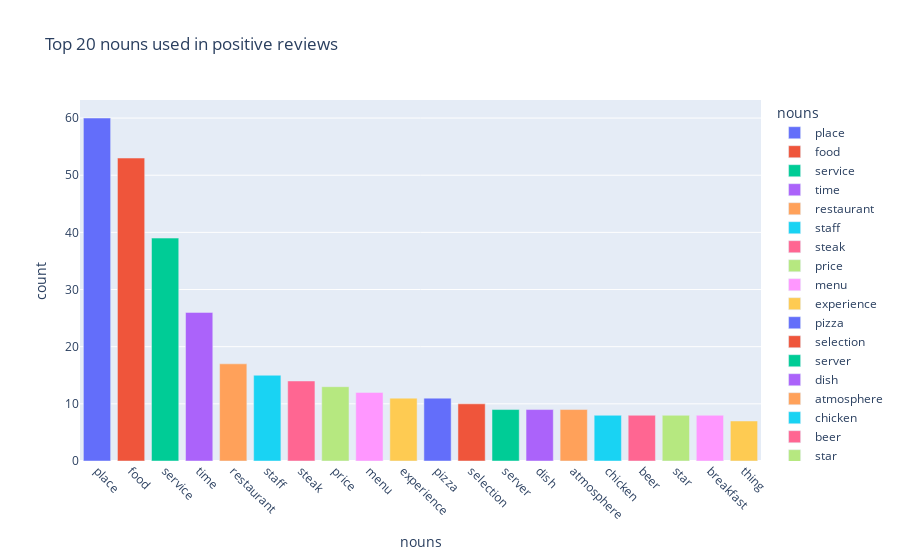

Here is the notebook cell this chart was saved with:
### Markdown cell above
### Plotting most frequent nouns

### Code cell
from plotly.subplots import make_subplots
import plotly.graph_objects as go

fig=px.bar(positive_df, x = 'nouns', y = 'count', color = 'nouns', 
             title='Top 20 nouns used in positive reviews')

fig.update_xaxes(tickangle=45)
fig.show()

### Figure 1 — Plotly figure (JSON) as saved in the notebook; plotly's stock layout.template omitted (floating-point values rounded to 4 significant figures)
{"data": [{"alignmentgroup": "True", "hovertemplate": "nouns=%{x}<br>count=%{y}<extra></extra>", "legendgroup": "place", "marker": {"color": "#636efa"}, "name": "place", "offsetgroup": "place", "orientation": "v", "showlegend": true, "textposition": "auto", "type": "bar", "x": ["place"], "xaxis": "x", "y": [60], "yaxis": "y"}, {"alignmentgroup": "True", "hovertemplate": "nouns=%{x}<br>count=%{y}<extra></extra>", "legendgroup": "food", "marker": {"color": "#EF553B"}, "name": "food", "offsetgroup": "food", "orientation": "v", "showlegend": true, "textposition": "auto", "type": "bar", "x": ["food"], "xaxis": "x", "y": [53], "yaxis": "y"}, {"alignmentgroup": "True", "hovertemplate": "nouns=%{x}<br>count=%{y}<extra></extra>", "legendgroup": "service", "marker": {"color": "#00cc96"}, "name": "service", "offsetgroup": "service", "orientation": "v", "showlegend": true, "textposition": "auto", "type": "bar", "x": ["service"], "xaxis": "x", "y": [39], "yaxis": "y"}, {"alignmentgroup": "True", "hovertemplate": "nouns=%{x}<br>count=%{y}<extra></extra>", "legendgroup": "time", "marker": {"color": "#ab63fa"}, "name": "time", "offsetgroup": "time", "orientation": "v", "showlegend": true, "textposition": "auto", "type": "bar", "x": ["time"], "xaxis": "x", "y": [26], "yaxis": "y"}, {"alignmentgroup": "True", "hovertemplate": "nouns=%{x}<br>count=%{y}<extra></extra>", "legendgroup": "restaurant", "marker": {"color": "#FFA15A"}, "name": "restaurant", "offsetgroup": "restaurant", "orientation": "v", "showlegend": true, "textposition": "auto", "type": "bar", "x": ["restaurant"], "xaxis": "x", "y": [17], "yaxis": "y"}, {"alignmentgroup": "True", "hovertemplate": "nouns=%{x}<br>count=%{y}<extra></extra>", "legendgroup": "staff", "marker": {"color": "#19d3f3"}, "name": "staff", "offsetgroup": "staff", "orientation": "v", "showlegend": true, "textposition": "auto", "type": "bar", "x": ["staff"], "xaxis": "x", "y": [15], "yaxis": "y"}, {"alignmentgroup": "True", "hovertemplate": "nouns=%{x}<br>count=%{y}<extra></extra>", "legendgroup": "steak", "marker": {"color": "#FF6692"}, "name": "steak", "offsetgroup": "steak", "orientation": "v", "showlegend": true, "textposition": "auto", "type": "bar", "x": ["steak"], "xaxis": "x", "y": [14], "yaxis": "y"}, {"alignmentgroup": "True", "hovertemplate": "nouns=%{x}<br>count=%{y}<extra></extra>", "legendgroup": "price", "marker": {"color": "#B6E880"}, "name": "price", "offsetgroup": "price", "orientation": "v", "showlegend": true, "textposition": "auto", "type": "bar", "x": ["price"], "xaxis": "x", "y": [13], "yaxis": "y"}, {"alignmentgroup": "True", "hovertemplate": "nouns=%{x}<br>count=%{y}<extra></extra>", "legendgroup": "menu", "marker": {"color": "#FF97FF"}, "name": "menu", "offsetgroup": "menu", "orientation": "v", "showlegend": true, "textposition": "auto", "type": "bar", "x": ["menu"], "xaxis": "x", "y": [12], "yaxis": "y"}, {"alignmentgroup": "True", "hovertemplate": "nouns=%{x}<br>count=%{y}<extra></extra>", "legendgroup": "experience", "marker": {"color": "#FECB52"}, "name": "experience", "offsetgroup": "experience", "orientation": "v", "showlegend": true, "textposition": "auto", "type": "bar", "x": ["experience"], "xaxis": "x", "y": [11], "yaxis": "y"}, {"alignmentgroup": "True", "hovertemplate": "nouns=%{x}<br>count=%{y}<extra></extra>", "legendgroup": "pizza", "marker": {"color": "#636efa"}, "name": "pizza", "offsetgroup": "pizza", "orientation": "v", "showlegend": true, "textposition": "auto", "type": "bar", "x": ["pizza"], "xaxis": "x", "y": [11], "yaxis": "y"}, {"alignmentgroup": "True", "hovertemplate": "nouns=%{x}<br>count=%{y}<extra></extra>", "legendgroup": "selection", "marker": {"color": "#EF553B"}, "name": "selection", "offsetgroup": "selection", "orientation": "v", "showlegend": true, "textposition": "auto", "type": "bar", "x": ["selection"], "xaxis": "x", "y": [10], "yaxis": "y"}, {"alignmentgroup": "True", "hovertemplate": "nouns=%{x}<br>count=%{y}<extra></extra>", "legendgroup": "server", "marker": {"color": "#00cc96"}, "name": "server", "offsetgroup": "server", "orientation": "v", "showlegend": true, "textposition": "auto", "type": "bar", "x": ["server"], "xaxis": "x", "y": [9], "yaxis": "y"}, {"alignmentgroup": "True", "hovertemplate": "nouns=%{x}<br>count=%{y}<extra></extra>", "legendgroup": "dish", "marker": {"color": "#ab63fa"}, "name": "dish", "offsetgroup": "dish", "orientation": "v", "showlegend": true, "textposition": "auto", "type": "bar", "x": ["dish"], "xaxis": "x", "y": [9], "yaxis": "y"}, {"alignmentgroup": "True", "hovertemplate": "nouns=%{x}<br>count=%{y}<extra></extra>", "legendgroup": "atmosphere", "marker": {"color": "#FFA15A"}, "name": "atmosphere", "offsetgroup": "atmosphere", "orientation": "v", "showlegend": true, "textposition": "auto", "type": "bar", "x": ["atmosphere"], "xaxis": "x", "y": [9], "yaxis": "y"}, {"alignmentgroup": "True", "hovertemplate": "nouns=%{x}<br>count=%{y}<extra></extra>", "legendgroup": "chicken", "marker": {"color": "#19d3f3"}, "name": "chicken", "offsetgroup": "chicken", "orientation": "v", "showlegend": true, "textposition": "auto", "type": "bar", "x": ["chicken"], "xaxis": "x", "y": [8], "yaxis": "y"}, {"alignmentgroup": "True", "hovertemplate": "nouns=%{x}<br>count=%{y}<extra></extra>", "legendgroup": "beer", "marker": {"color": "#FF6692"}, "name": "beer", "offsetgroup": "beer", "orientation": "v", "showlegend": true, "textposition": "auto", "type": "bar", "x": ["beer"], "xaxis": "x", "y": [8], "yaxis": "y"}, {"alignmentgroup": "True", "hovertemplate": "nouns=%{x}<br>count=%{y}<extra></extra>", "legendgroup": "star", "marker": {"color": "#B6E880"}, "name": "star", "offsetgroup": "star", "orientation": "v", "showlegend": true, "textposition": "auto", "type": "bar", "x": ["star"], "xaxis": "x", "y": [8], "yaxis": "y"}, {"alignmentgroup": "True", "hovertemplate": "nouns=%{x}<br>count=%{y}<extra></extra>", "legendgroup": "breakfast", "marker": {"color": "#FF97FF"}, "name": "breakfast", "offsetgroup": "breakfast", "orientation": "v", "showlegend": true, "textposition": "auto", "type": "bar", "x": ["breakfast"], "xaxis": "x", "y": [8], "yaxis": "y"}, {"alignmentgroup": "True", "hovertemplate": "nouns=%{x}<br>count=%{y}<extra></extra>", "legendgroup": "thing", "marker": {"color": "#FECB52"}, "name": "thing", "offsetgroup": "thing", "orientation": "v", "showlegend": true, "textposition": "auto", "type": "bar", "x": ["thing"], "xaxis": "x", "y": [7], "yaxis": "y"}], "layout": {"barmode": "relative", "legend": {"title": {"text": "nouns"}, "tracegroupgap": 0}, "title": {"text": "Top 20 nouns used in positive reviews"}, "xaxis": {"anchor": "y", "categoryarray": ["place", "food", "service", "time", "restaurant", "staff", "steak", "price", "menu", "experience", "pizza", "selection", "server", "dish", "atmosphere", "chicken", "beer", "star", "breakfast", "thing"], "categoryorder": "array", "domain": [0, 1], "tickangle": 45, "title": {"text": "nouns"}}, "yaxis": {"anchor": "x", "domain": [0, 1], "title": {"text": "count"}}}}
